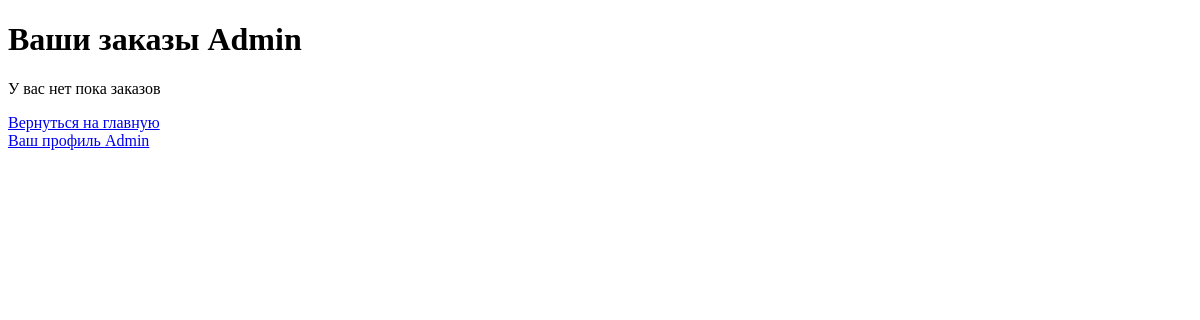
The page /order/list_orders/ (signed in) on the database as committed earlier.
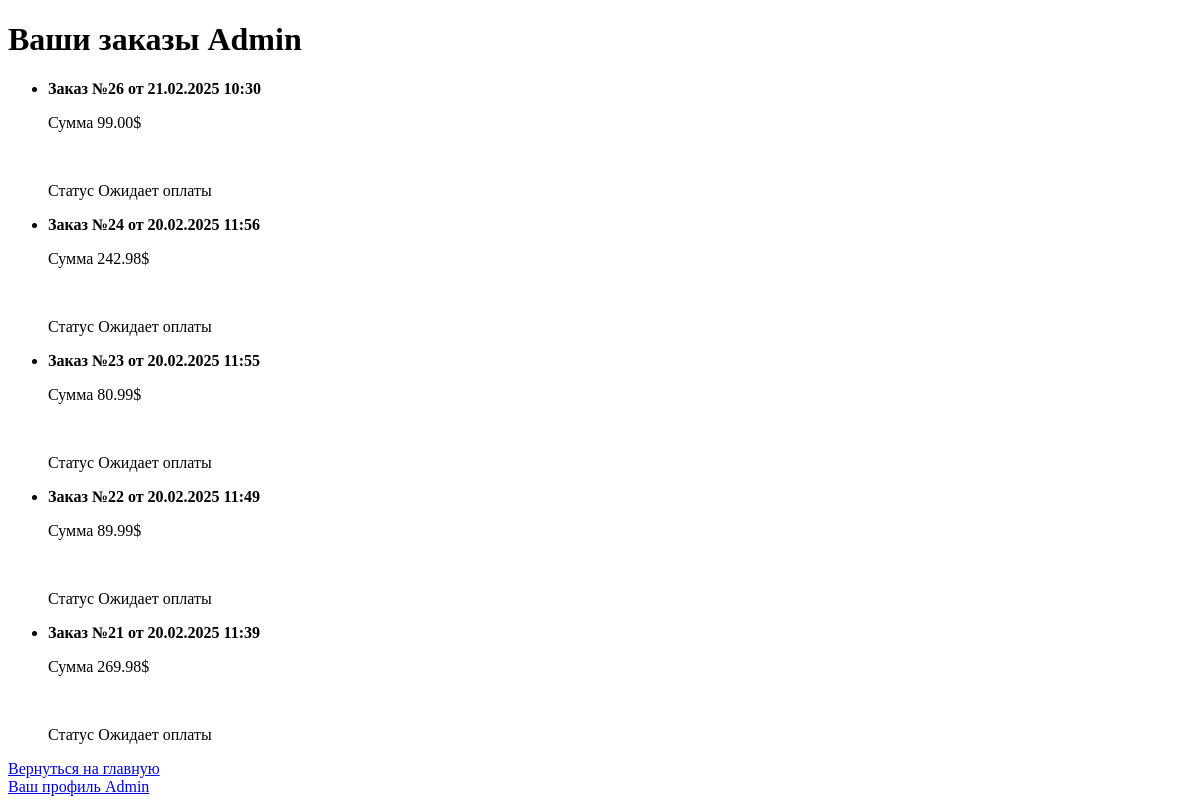
The same page on the database as committed later.
### myauth/models.py (models this page shows)
class MyCustomUser(AbstractUser):
    is_verified = models.BooleanField(default=False)
    verification_code = models.CharField(max_length=6, blank=True, null=True, default="")

### shop_orders/models.py (models this page shows, shortened)
class Order(models.Model):
    username = models.ForeignKey(MyCustomUser, on_delete=models.PROTECT, null=True, blank=True)
    first_name = models.CharField(max_length=60)
    last_name = models.CharField(max_length=60)
    email = models.EmailField(max_length=254, help_text="Введите email, на который придёт код подтверждения заказа")
    address = models.CharField(max_length=250)
    postal_code = models.CharField(max_length=15)
    city = models.CharField(max_length=100)
    created = models.DateTimeField(auto_now_add=True)
    updated = models.DateTimeField(auto_now=True)
    paid = models.BooleanField(default=False)
    total_price = models.DecimalField(max_digits=10, decimal_places=2, default=0)
    if TYPE_CHECKING:
        objects: Manager
    class Meta:
        ordering = ('-created',)  # Сортировка в обратном порядке

### shop_orders/views.py (the view)
# urls.py: path('list_orders/', order_list, name='list_orders'),
def order_list(request):
    all_orders = Order.objects.filter(username_id=request.user.id).order_by('-created')
    return render(request, "orders/orders_by_user.html", context={"all_orders": all_orders})

### shop_orders/templates/orders/orders_by_user.html (shortened to what this page needs)
{% extends 'orders/base.html' %}
{% block body %}
<h1>Ваши заказы {{ user.username }}</h1>
{% if all_orders %}
<ul>
    {% for order in all_orders %}
    <li>
        <b>Заказ №{{order.pk}} от {{ order.created|date:"d.m.Y H:i" }}</b><br>
        <p>Сумма {{order.total_price}}$</p><br>
        <p>Статус {% if order.paid %} Оплачен {% else %} Ожидает оплаты {% endif %}</p>
    </li>
    {% endfor %}
</ul>
{% else %}
<p>У вас нет пока заказов</p>
{% endif %}
<div>
    <a href="{% url 'index' %}">Вернуться на главную</a>
</div>
<div>
    <a href="{% url 'show_profile' user.profile.pk %}">Ваш профиль {{ user.username }}</a>
</div>
{% endblock %}

### shop_orders/templates/orders/base.html (shortened to what this page needs)
<!DOCTYPE html>
<html lang="en">
<head>
</head>
<body>
    {% block body %} Base body {% endblock %}
</body>
</html>

Rows that differ between the two databases and show on the page:
added Order: pk "26", created "21.02.2025 10:30", total_price "99.00", paid "Ожидает оплаты"
added Order: pk "24", created "20.02.2025 11:56", total_price "242.98", paid "Ожидает оплаты"
added Order: pk "23", created "20.02.2025 11:55", total_price "80.99", paid "Ожидает оплаты"
added Order: pk "22", created "20.02.2025 11:49", total_price "89.99", paid "Ожидает оплаты"
added Order: pk "21", created "20.02.2025 11:39", total_price "269.98", paid "Ожидает оплаты"
Other text that changed with them:
text no longer shown: "У вас нет пока заказов"
